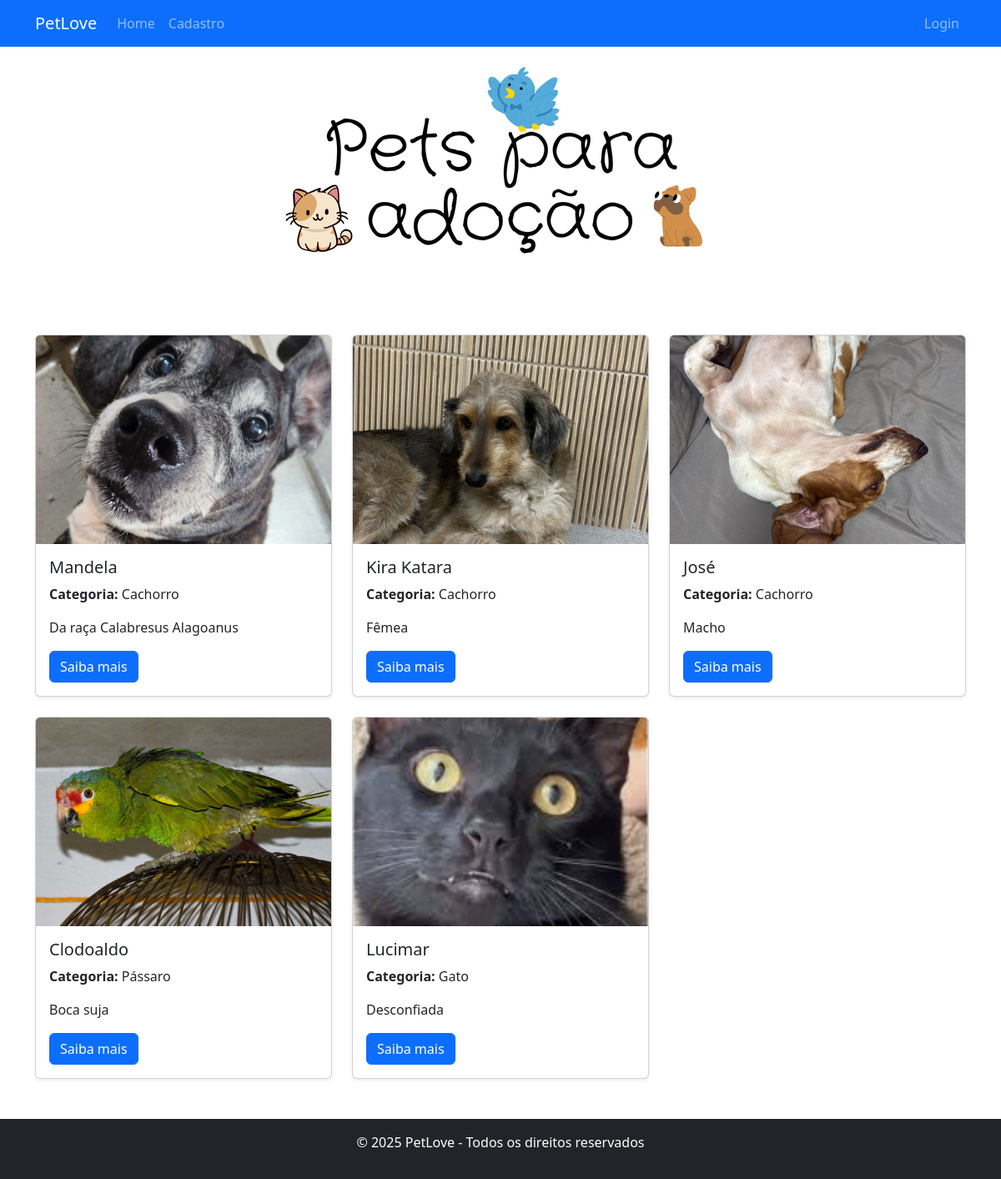
The page / on the database its author committed.
### pets/models.py (models this page shows, shortened)
class Pet(models.Model):
    nome = models.CharField(max_length=100)
    especie = models.CharField(max_length=50)
    idade = models.IntegerField()
    descricao = models.TextField()
    imagem = models.ImageField(upload_to='pets/', blank=True, null=True)
    categoria = models.ForeignKey(Categoria, on_delete=models.CASCADE, null=True, blank=True)

class Categoria(models.Model):
    nome = models.CharField(max_length=100)

### pets/views.py (the view)
# urls.py: path('', views.listar_pets, name='listar_pets'),
def listar_pets(request):
    pets = Pet.objects.all()
    return render(request, 'pets/listar.html', {'pets': pets})

### pets/templates/pets/listar.html (shortened to what this page needs)
{% extends 'base.html' %}
{% block content %}
<div class="text-center mb-4">
    <img src="/media/pets/Pets para adoção.png" alt="Pets para adoção" class="img-fluid">
</div>
<br/>
<div class="row">
    {% for pet in pets %}
    <div class="col-md-4">
        <div class="card shadow-sm mb-4">
            <img src="{{ pet.imagem.url }}" class="card-img-top" alt="{{ pet.nome }}" style="height: 250px; object-fit: cover;">
            <div class="card-body">
                <h5 class="card-title">{{ pet.nome }}</h5>
                <p class="card-text"><strong>Categoria:</strong> {{ pet.categoria.nome }}</p>
                <p class="card-text">{{ pet.descricao|truncatechars:80 }}</p>
                <a href="{% url 'detalhar_pet' pet.id %}" class="btn btn-primary">Saiba mais</a>
            </div>
        </div>
    </div>
    {% endfor %}
</div>
{% endblock %}

### pets/templates/base.html (shortened to what this page needs)
<!DOCTYPE html>
<html lang="pt-br">
<head>
    <link href="https://cdn.jsdelivr.net/npm/bootstrap@5.3.0/dist/css/bootstrap.min.css" rel="stylesheet">
</head>
<body>
    <nav class="navbar navbar-expand-lg navbar-dark bg-primary">
        <div class="container">
            <a class="navbar-brand" href="{% url 'listar_pets' %}">PetLove</a>
            <div class="collapse navbar-collapse" id="navbarNav">
                <ul class="navbar-nav me-auto">
                    <li class="nav-item">
                        <a class="nav-link" href="{% url 'listar_pets' %}">Home</a>
                    </li>
                    <li class="nav-item">
                        <a class="nav-link" href="{% url 'cadastro' %}">Cadastro</a>
                    </li>
                </ul>
                <ul class="navbar-nav">
                    {% if user.is_authenticated %}
                        <li class="nav-item">
                            <span class="nav-link">Olá, {{ user.username }}!</span>
                        </li>
                        <form method="post" action="{% url 'logout' %}" style="display:inline;">
                            {% csrf_token %}
                            <button type="submit" class="btn btn-link nav-link" style="display:inline; cursor:pointer;">
                                Sair
                            </button>
                        </form>
                    {% else %}
                        <li class="nav-item">
                            <a class="nav-link" href="{% url 'login' %}">Login</a>
                        </li>
                    {% endif %}
                </ul>
            </div>
        </div>
    </nav>
    <div class="container mt-4">
        {% block content %}
        {% endblock %}
    </div>
    <footer class="bg-dark text-white text-center py-3 mt-4">
        <p>&copy; 2025 PetLove - Todos os direitos reservados</p>
    </footer>
</body>
</html>

### rows shown on the page
Pet: imagem (picture), nome "Mandela", categoria.nome "Cachorro", descricao "Da raça Calabresus Alagoanus"
Pet: imagem (picture), nome "Kira Katara", categoria.nome "Cachorro", descricao "Fêmea"
Pet: imagem (picture), nome "José", categoria.nome "Cachorro", descricao "Macho"
Pet: imagem (picture), nome "Clodoaldo", categoria.nome "Pássaro", descricao "Boca suja"
Pet: imagem (picture), nome "Lucimar", categoria.nome "Gato", descricao "Desconfiada"
